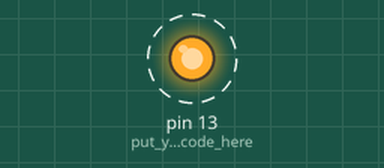
This sketch was run on a simulated Arduino Uno, built with avr-gcc and run on an emulated ATmega328P. Shown: output pins drawn as LEDs (lit = HIGH). Dashed ring = blinking.

Above: at 0.05 s.
Timing chart, 0 to 3.0 s (numbered marks = the images above):
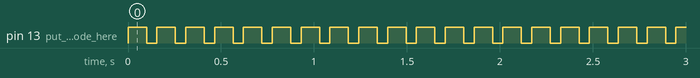

The sketch:

buz.ino
```cpp
void setup() {
 pinMode(13, OUTPUT); // put your setup code here, to run once:

}

void loop() {

digitalWrite(13,HIGH);
delay(100);
digitalWrite(13,LOW);
delay(55);


 // put your main code here, to run repeatedly:

}
```

Measured:
- by itself, pin 13 (put_your_setup_code_here): alternates HIGH for 0.10 s and LOW for 0.06 s
